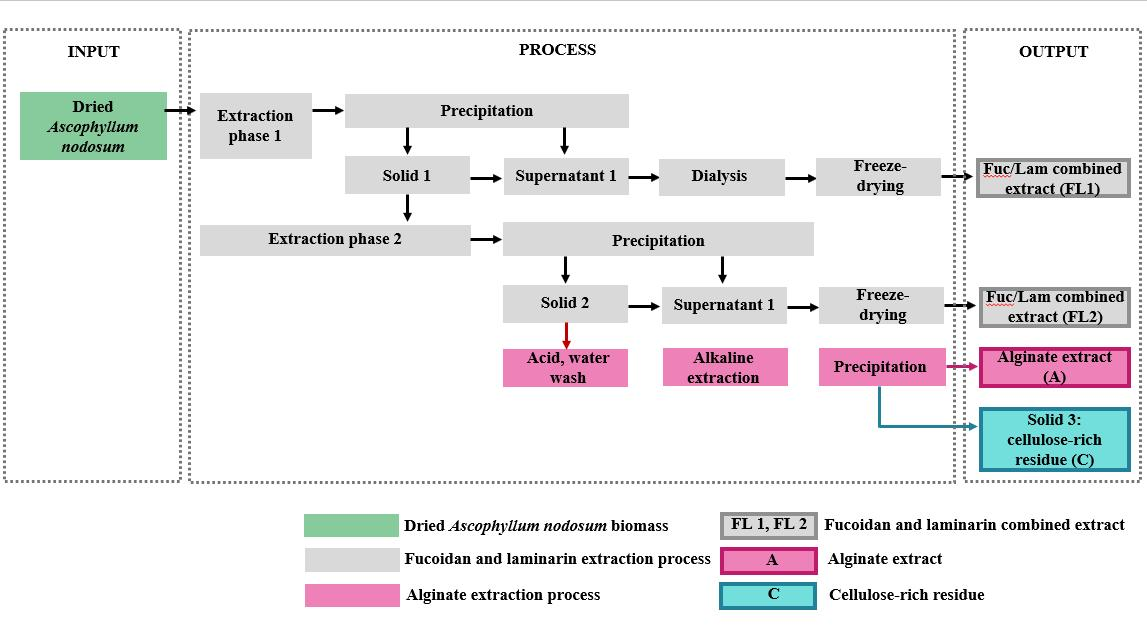
#> input picture sov_extract/Data/ext_sch_01.jpg, 1147 x 627 px, given as the content of the folder G:/My/sov/extract, which was not available
$ python calc_brightness_plt_1a.py
#> lines starting #> are read from the running program, lines starting #| are printed output that depends on the picture; after the words box and inside, x2 and y2 are one past the last pixel; in counts of white or black regions, pixels touching at a corner belong together; pictures that were not available may be replaced by others from this repository, and a replacement may not be noted
import os
import rawpy
import openpyxl
from openpyxl.styles import Font
from PIL import Image, ImageStat
import pandas as pd
import matplotlib.pyplot as plt
import numpy as np
from openpyxl import load_workbook
from datetime import datetime

# Функція обробки зображень (включно з ORF)
def process_image(img_path):
    if img_path.lower().endswith('.orf'):  # Обробка ORF-файлів через rawpy
        with rawpy.imread(img_path) as raw:
            rgb = raw.postprocess()
        img = Image.fromarray(rgb)
    else:
        img = Image.open(img_path)
    return img

def calculate_brightness_pil(image_path, lower_threshold=0, upper_threshold=255):
    # img = Image.open(image_path)
    img = process_image(image_path)  # Завантажуємо та обробляємо зображення
    grayscale_img = img.convert('L')
    # pixel_values = np.array(grayscale_img)
    pixel_values = np.array(grayscale_img.getdata()).reshape(grayscale_img.size[::-1])
    filtered_pixels = pixel_values[(pixel_values >= lower_threshold) & (pixel_values <= upper_threshold)]
    mean_brightness = np.mean(filtered_pixels) if len(filtered_pixels) > 0 else 0
    dark_pixels_removed = np.sum(pixel_values < lower_threshold)
    bright_pixels_removed = np.sum(pixel_values > upper_threshold)
    return {
        'mean_brightness': mean_brightness,
        'dark_pixels_removed': dark_pixels_removed,
        'bright_pixels_removed': bright_pixels_removed
    }

def calculate_brightness_color(image_path, lower_threshold=0, upper_threshold=255):
    # img = Image.open(image_path)
    img = process_image(image_path)  # Завантажуємо та обробляємо зображення
    pixel_values = np.array(img)
    brightness_values = 0.299 * pixel_values[:, :, 0] + 0.587 * pixel_values[:, :, 1] + 0.114 * pixel_values[:, :, 2]
    # Фільтруємо пікселі за яскравістю (залишаємо в межах порогів)
    mask = (brightness_values >= lower_threshold) & (brightness_values <= upper_threshold)
    filtered_pixels = pixel_values[mask]
    # filtered_pixels = brightness_values[(brightness_values >= lower_threshold) & (brightness_values <= upper_threshold)]
    # Якщо є пікселі в межах порогів, обчислюємо середній колір
    if len(filtered_pixels) > 0:
        # avg_r = np.average(filtered_pixels[:, 0], weights=(0.299))
        # avg_g = np.average(filtered_pixels[:, 1], weights=(0.587))
        # avg_b = np.average(filtered_pixels[:, 2], weights=(0.114))
        avg_r = np.average(filtered_pixels[:, 0], weights=(0.299 * filtered_pixels[:, 0]))
        avg_g = np.average(filtered_pixels[:, 1], weights=(0.587 * filtered_pixels[:, 1]))
        avg_b = np.average(filtered_pixels[:, 2], weights=(0.114 * filtered_pixels[:, 2]))
        avg_color = (int(avg_r), int(avg_g), int(avg_b))
    else:
        avg_color = (0, 0, 0)  # У випадку, якщо всі пікселі відкинуті
    # mean_brightness = np.mean(filtered_pixels) if len(filtered_pixels) > 0 else 0
    mean_brightness = np.mean(brightness_values[mask]) if np.any(mask) else 0
    dark_pixels_removed = np.sum(brightness_values < lower_threshold)
    bright_pixels_removed = np.sum(brightness_values > upper_threshold)
    # [5 lines of commented-out code are left out]
    return {
        'mean_brightness': mean_brightness,
        'dark_pixels_removed': dark_pixels_removed,
        'bright_pixels_removed': bright_pixels_removed,
        'avg_color': avg_color  # Додаємо середній колір
    }

def calculate_brightness_dataframe(image_dir, lower_threshold=0, upper_threshold=255):
    image_files = [f for f in os.listdir(image_dir) if f.lower().endswith(('.orf', '.jpg', '.jpeg'))]
    results = []
    for img_file in image_files:
        img_path = os.path.join(image_dir, img_file)
        brightness_pil = calculate_brightness_pil(img_path, lower_threshold, upper_threshold)
#> in process_image, img is the input picture: PIL image 1147x627 RGB; mean R, G, B 236.8, 235.9, 237
#> in calculate_brightness_pil, `grayscale_img = img.convert('L')`:
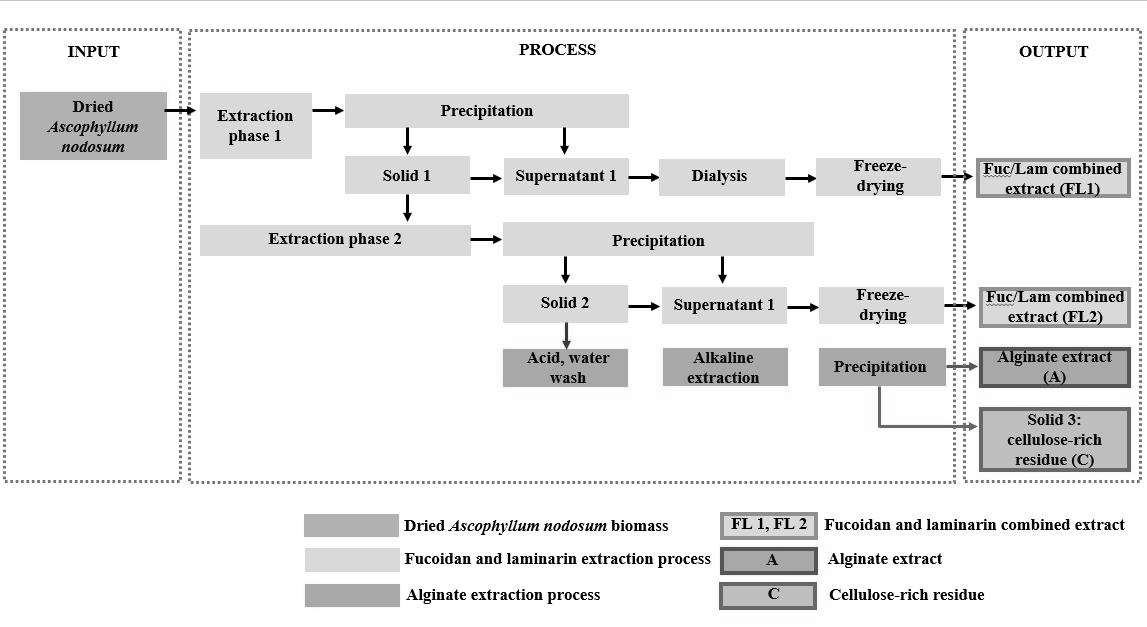
#> grayscale_img: PIL image 1147x627 L; min 0, max 255, mean 236.3
#> in calculate_brightness_pil, `pixel_values = np.array(grayscale_img.getdata()).reshape(grayscale_img..`:
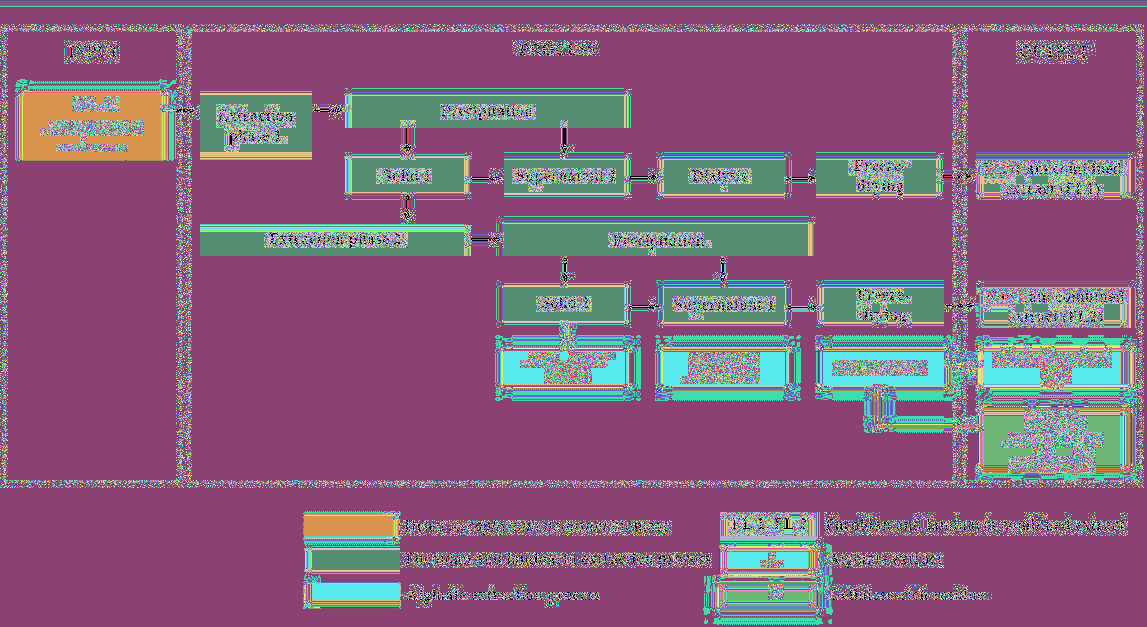
#> pixel_values: shape (627, 1147) int64; 256 distinct labels, from 0 to 255; one colour per label, 0 black
#> in calculate_brightness_pil, `mean_brightness = np.mean(filtered_pixels) if len(filtered_pixels) > 0..`: mean_brightness = 239.3
#> in calculate_brightness_pil, `dark_pixels_removed = np.sum(pixel_values < lower_threshold)`: dark_pixels_removed = 9285
#> in calculate_brightness_pil, `bright_pixels_removed = np.sum(pixel_values > upper_threshold)`: bright_pixels_removed = 0
#> brightness_pil = {'mean_brightness': 239.3, 'dark_pixels_removed': 9285, 'bright_pixels_removed': 0}
        brightness_color = calculate_brightness_color(img_path, lower_threshold, upper_threshold)
#> in calculate_brightness_color, `mask = (brightness_values >= lower_threshold) & (brightness_values <= ..`:
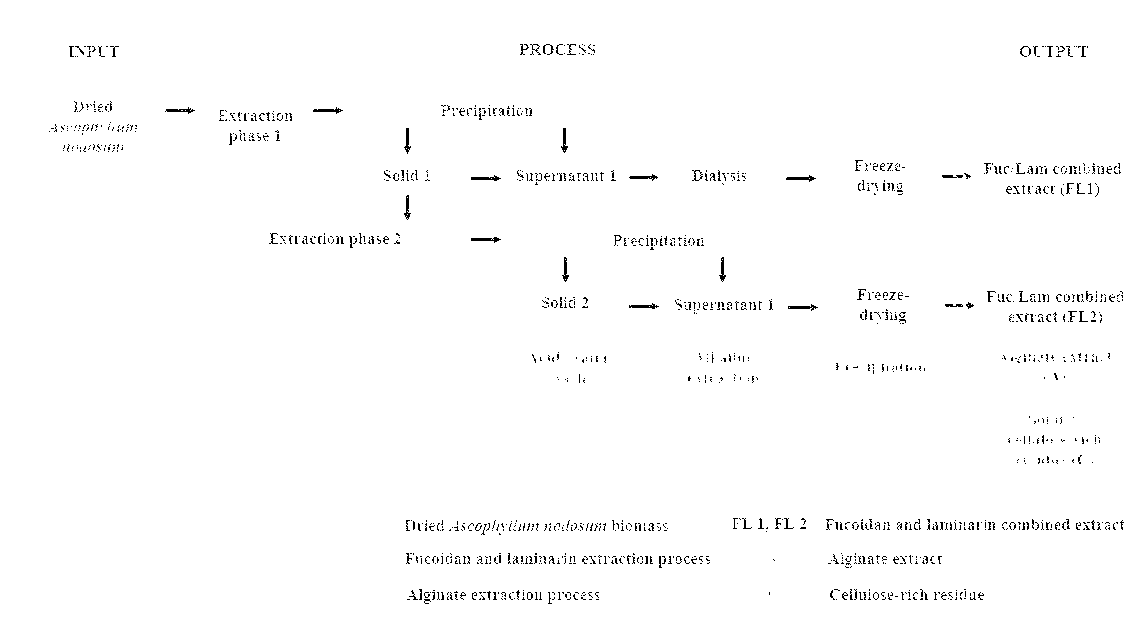
#> mask: shape (627, 1147) bool; 98.7% white; black in thin lines or dots, all inside (x1, y1, x2, y2) = (49, 44, 1124, 604)
#> in calculate_brightness_color, `avg_r = np.average(filtered_pixels[:, 0], weights=(0.299 * filtered_pi..`: avg_r = 246.1
#> in calculate_brightness_color, `avg_g = np.average(filtered_pixels[:, 1], weights=(0.587 * filtered_pi..`: avg_g = 245.5
#> in calculate_brightness_color, `avg_b = np.average(filtered_pixels[:, 2], weights=(0.114 * filtered_pi..`: avg_b = 245.4
#> in calculate_brightness_color, `avg_color = (int(avg_r), int(avg_g), int(avg_b))`: avg_color = (246, 245, 245)
#> in calculate_brightness_color, `mean_brightness = np.mean(brightness_values[mask]) if np.any(mask) els..`: mean_brightness = 239.4
#> in calculate_brightness_color, `dark_pixels_removed = np.sum(brightness_values < lower_threshold)`: dark_pixels_removed = 9411
#> in calculate_brightness_color, `bright_pixels_removed = np.sum(brightness_values > upper_threshold)`: bright_pixels_removed = 0
#> brightness_color = {'mean_brightness': 239.4, 'dark_pixels_removed': 9411, 'bright_pixels_removed': 0, 'avg_color': (246, 245, 245)}
        avg_color = brightness_color.get('avg_color', (0, 0, 0))
#> avg_color = (246, 245, 245)
        avg_color_hex = '#{:02x}{:02x}{:02x}'.format(avg_color[0], avg_color[1], avg_color[2])
#> avg_color_hex = '#f6f5f5'

        # avg_color = brightness_color['avg_color']  # Дістаємо середній колір
        # Формуємо HEX-код кольору
        # avg_color_hex = f'#{avg_color[0]:02x}{avg_color[1]:02x}{avg_color[2]:02x}'

        file_format = "ORF" if img_file.lower().endswith('.orf') else "JPEG"

        results.append({
            "Filename": img_file,
            "Format": file_format,
            "Brightness_PIL": brightness_pil['mean_brightness'],
            "Brightness_Color": brightness_color['mean_brightness'],
            "Removed_pix_pil": brightness_pil['dark_pixels_removed'],
            "Removed_pix_col": brightness_color['dark_pixels_removed'],
            "avg_color_hex": avg_color_hex,
            "Lower_Threshold": lower_threshold,
            "Upper_Threshold": upper_threshold,
        })

    return pd.DataFrame(results)

def save_brightness_excel(df, output_file):
    summary = {
        'date': datetime.now().strftime('%Y-%m-%d %H:%M:%S'),
        'files': len(df),
        'lower_threshold': lower_threshold
    }
    summary_df = pd.DataFrame([summary])
    with pd.ExcelWriter(output_file, engine='openpyxl') as writer:
        df.sort_values(['Filename'], inplace=True)
        df.to_excel(writer, index=False, sheet_name='Original Order')
        summary_df.to_excel(writer, sheet_name='Original Order', index=False, startrow=len(df) + 2)
        df.sort_values(['Format', 'Brightness_PIL'], inplace=True)
        df.to_excel(writer, index=False, sheet_name='Sorted by Brightness_PIL')
        summary_df.to_excel(writer, sheet_name='Sorted by Brightness_PIL', index=False, startrow=len(df) + 2)
        df.sort_values(['Format', 'Brightness_Color'], inplace=True)
        df.to_excel(writer, index=False, sheet_name='Sorted by Brightness_Color')
        summary_df.to_excel(writer, sheet_name='Sorted by Brightness_Color', index=False, startrow=len(df) + 2)


    print(f"Excel-файл '{output_file}' створено успішно!")
    auto_adjust_column_width(output_file)
def auto_adjust_column_width(output_file):
    workbook = load_workbook(output_file)

    # Перебираємо всі аркуші
    for sheet in workbook.sheetnames:
        worksheet = workbook[sheet]

        for col in worksheet.columns:
            max_length = 0
            col_letter = col[0].column_letter  # Отримуємо букву стовпця

            # Перебираємо всі комірки в стовпці
            for cell in col:
                try:
                    if cell.value:
                        max_length = max(max_length, len(str(cell.value)))
                except:
                    pass

            # Встановлюємо ширину стовпця (додаємо запас у 2 символи)
            adjusted_width = max_length + 2
            worksheet.column_dimensions[col_letter].width = adjusted_width

    # Зберігаємо відкоригований файл
    workbook.save(output_file)


# Функція для скорочення імен файлів
def shorten_filename(filename):
    if 'Treatment' in filename:
        return filename.split(' ')[-1].split('.')[0]  # Витягуємо число після Treatment
    elif 'T_' in filename:
        return filename.split('_')[-1].split('.')[0]  # Витягуємо число після T_
    return filename

def shorten_filename_list(filenames):
    return [shorten_filename(f) for f in filenames]

# Функція для створення стовпчастого графіка
def plot_brightness(data, title, ax):
    values = data['Brightness_PIL']
    # files = data['Filename']
    files = shorten_filename_list(data['Filename'])  # Застосовуємо функцію до списку
    # colors = plt.cm.Blues(np.linspace(0.4, 0.8, len(values)))
    colors = data['Avg_Color_Hex']
    ax.bar(files, values, color=colors)
    ax.set_title(title)
    ax.set_ylabel('Brightness (PIL)')
    ax.set_xlabel('Files')
    ax.set_xticks(range(len(files)))
    # ax.set_xticklabels([shorten_filename(f) for f in files], rotation=45)
    ax.set_xticklabels([shorten_filename(f) for f in files])
    # ax.tick_params(axis='x', rotation=45)

# Функція для побудови графіків
def create_brightness_plots(df, output_dir = os.path.join(os.path.dirname(__file__),'Data')):
    orf_data = df[df['Format'] == 'ORF']
    jpg_data = df[df['Format'] == 'JPEG']

    # Перші два графіки
    fig, axs = plt.subplots(1, 2, figsize=(12, 6), constrained_layout=True)
    plot_brightness(orf_data, 'Brightness for ORF Files', axs[0])
    plot_brightness(jpg_data, 'Brightness for JPG Files', axs[1])
    output_path = os.path.join(output_dir, f'brightness_graph_{datetime.now().strftime("%d_%m")}.pdf')
    plt.savefig(output_path,  format="pdf", dpi=300, bbox_inches='tight')  # Рекомендується встановити високий dpi для якості
    plt.show()
    plt.close()
    # Третій графік: порівняння середньої яскравості
    mean_brightness = df.groupby('Format')['Brightness_PIL'].mean()
    formats = mean_brightness.index
    means = mean_brightness.values

    fig, ax = plt.subplots(figsize=(6, 6))
    colors = ['#1f77b4', '#ff7f0e']  # Кольори для ORF і JPG
    ax.bar(formats, means, color=colors)
    ax.set_title('Average Brightness: ORF vs JPG')
    ax.set_ylabel('Average Brightness (PIL)')
    ax.set_xlabel('File Format')
    # output_path = os.path.join(image_dir, "comparision_orf.pdf")
    output_path = os.path.join(output_dir, f'comparision_orf_{datetime.now().strftime("%d_%m")}.pdf')
    plt.savefig(output_path,  format="pdf", dpi=300, bbox_inches='tight')  # Рекомендується встановити високий dpi для якості
    plt.show()
    plt.close()
# Виконання коду
if __name__ == "__main__":
    image_dir = r"G:\My\sov\extract"  # Твій шлях до папки зображень
    output_file = os.path.join(image_dir, "brightness_comparison_comb2.xlsx")
    # Поточна дата у форматі DD_MM
    current_date = datetime.now().strftime("%d_%m")
    # Формуємо шлях до каталогу Data
    # Перевірка чи існує каталог Data, якщо ні - створюємо його
    output_dir = os.path.join(os.path.dirname(__file__), 'Data')
    if not os.path.exists(output_dir):
        os.makedirs(output_dir)

    output_file = os.path.join(output_dir, f"brightness_comparison_{current_date}.xlsx")
    print(f"Файл буде збережено за адресою: {output_file}")
    lower_threshold = 10
    # Перевірка, чи існує збережений DataFrame
    cache_file = os.path.join(image_dir, "brightness_data.csv")

    if os.path.exists(cache_file):
        df = pd.read_csv(cache_file)
        print("Data loaded from cache.")
    else:
        df = calculate_brightness_dataframe(image_dir, lower_threshold)
#> df = table of 1 rows and 9 columns
        print(df.columns)  # Перевіряємо список стовпців
#| Index(['Filename', 'Format', 'Brightness_PIL', 'Brightness_Color',
#|        'Removed_pix_pil', 'Removed_pix_col', 'avg_color_hex',
#|        'Lower_Threshold', 'Upper_Threshold'],
#|       dtype='object')
        print(df.head())   # Перевіряємо перші кілька рядків
#> (printed output is left out)
        df.to_csv(cache_file, index=False)
        print("Brightness calculations completed and cached.")

    # Збереження у файл Excel
    save_brightness_excel(df, output_file)

    # Створення графіків
    create_brightness_plots(df)
#> (the run stopped early here; a loop or call above may not have finished)
